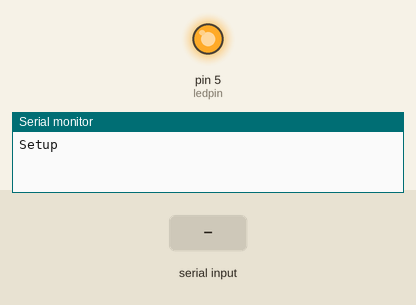
This sketch was run on a simulated Arduino Uno, built with avr-gcc and run on an emulated ATmega328P. On the bench: output pins drawn as LEDs (lit = HIGH), the last lines printed to the serial monitor. Inputs (shaded band) come from the test bench.

Above: at 1.2 s.
1.3 s: "0" received over the second serial link
At 1.8 s:
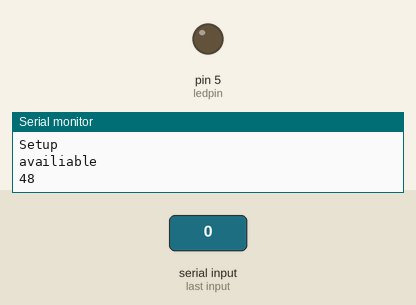
2.8 s: "1" received over the second serial link
At 3.6 s:
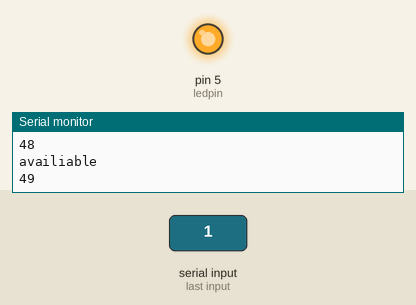
Timing chart, 0 to 5.8 s (numbered marks = the images above; inputs shaded):
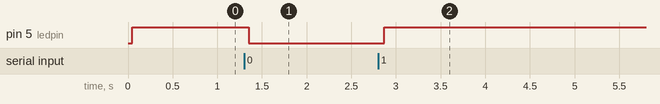

Measured:
- after the input at 1.3 s, pin 5 (ledpin): HIGH → LOW after 0.05 s
- after the input at 2.8 s, pin 5 (ledpin): LOW → HIGH after 0.07 s

The sketch:

V1_Bluetooth.ino
```cpp
#include <SoftwareSerial.h>// import the serial library

//SoftwareSerial Genotronex(10, 11); // RX, TX
SoftwareSerial Genotronex(13, 15); // RX, TX
int ledpin=5; // led on D13 will show blink on / off
int BluetoothData; // the data given from Computer

void setup() {
  // put your setup code here, to run once:
  Serial.begin(57600);
  Serial.println("Setup");
  Genotronex.begin(9600);
  Genotronex.println("Bluetooth On please press 1 or 0 blink LED ..");
  pinMode(ledpin,OUTPUT);
  digitalWrite(ledpin,1);
}

void loop() {
  // put your main code here, to run repeatedly:
  if (Genotronex.available()){
    Serial.println("availiable");
    BluetoothData=Genotronex.read();
    Serial.println(BluetoothData);
    if(BluetoothData=='1'){   // if number 1 pressed ....
    digitalWrite(ledpin,1);
    Genotronex.println("LED  On D13 ON ! ");
    //Genotronex.println("1");
    }else if (BluetoothData=='0'){// if number 0 pressed ....
    digitalWrite(ledpin,0);
    Genotronex.println("LED  On D13 Off ! ");
    //Genotronex.println("0");
    }else {
      Genotronex.print("DNC: ");
      Genotronex.println(BluetoothData);
      }
}
delay(100);// prepare for next data ...
}
```
